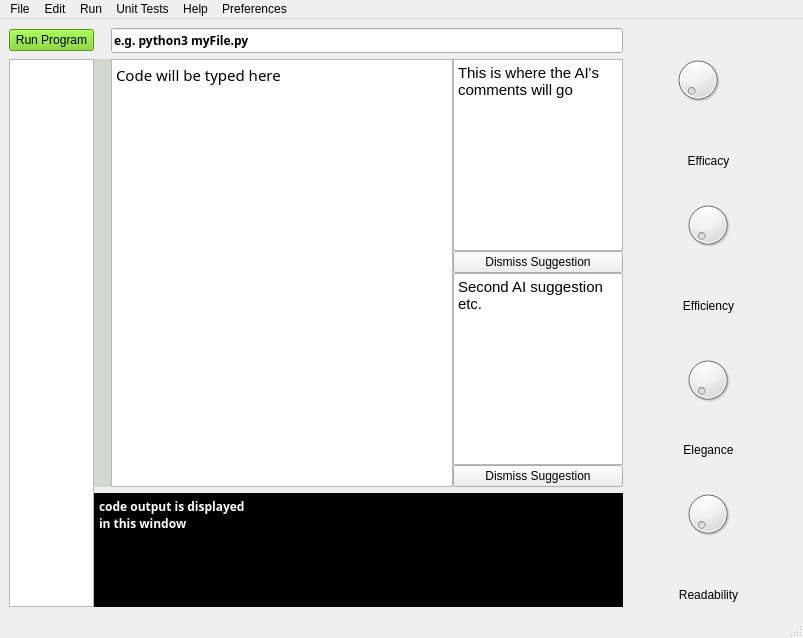
<?xml version="1.0" encoding="UTF-8"?>
<ui version="4.0">
 <class>MainWindow</class>
 <widget class="QMainWindow" name="MainWindow">
  <property name="geometry">
   <rect>
    <x>0</x>
    <y>0</y>
    <width>803</width>
    <height>638</height>
   </rect>
  </property>
  <property name="windowTitle">
   <string>ML Programming IDE</string>
  </property>
  <widget class="QWidget" name="centralwidget">
   <layout class="QGridLayout" name="gridLayout" rowstretch="1,15,0" columnstretch="10,2,40,20,20">
    <property name="horizontalSpacing">
     <number>0</number>
    </property>
    <item row="1" column="1">
     <widget class="QWidget" name="lineNumberArea_2" native="true">
      <property name="sizePolicy">
       <sizepolicy hsizetype="Preferred" vsizetype="Preferred">
        <horstretch>0</horstretch>
        <verstretch>4</verstretch>
       </sizepolicy>
      </property>
      <property name="styleSheet">
       <string notr="true">background-color:rgb(211, 215, 207)</string>
      </property>
     </widget>
    </item>
    <item row="1" column="0" rowspan="2">
     <widget class="QListWidget" name="listOfFilesMenu">
      <property name="sizePolicy">
       <sizepolicy hsizetype="Expanding" vsizetype="MinimumExpanding">
        <horstretch>0</horstretch>
        <verstretch>4</verstretch>
       </sizepolicy>
      </property>
     </widget>
    </item>
    <item row="1" column="2">
     <widget class="QTextEdit" name="activeFileTextbox">
      <property name="sizePolicy">
       <sizepolicy hsizetype="Expanding" vsizetype="Expanding">
        <horstretch>0</horstretch>
        <verstretch>4</verstretch>
       </sizepolicy>
      </property>
      <property name="font">
       <font>
        <family>Tlwg Mono</family>
        <pointsize>11</pointsize>
        <weight>50</weight>
        <italic>false</italic>
        <bold>false</bold>
        <stylestrategy>PreferAntialias</stylestrategy>
       </font>
      </property>
      <property name="styleSheet">
       <string notr="true"/>
      </property>
      <property name="html">
       <string>&lt;!DOCTYPE HTML PUBLIC &quot;-//W3C//DTD HTML 4.0//EN&quot; &quot;http://www.w3.org/TR/REC-html40/strict.dtd&quot;&gt;
&lt;html&gt;&lt;head&gt;&lt;meta name=&quot;qrichtext&quot; content=&quot;1&quot; /&gt;&lt;style type=&quot;text/css&quot;&gt;
p, li { white-space: pre-wrap; }
&lt;/style&gt;&lt;/head&gt;&lt;body style=&quot; font-family:'Tlwg Mono'; font-size:11pt; font-weight:400; font-style:normal;&quot;&gt;
&lt;p style=&quot; margin-top:0px; margin-bottom:0px; margin-left:0px; margin-right:0px; -qt-block-indent:0; text-indent:0px;&quot;&gt;Code will be typed here&lt;/p&gt;
&lt;p style=&quot;-qt-paragraph-type:empty; margin-top:0px; margin-bottom:0px; margin-left:0px; margin-right:0px; -qt-block-indent:0; text-indent:0px;&quot;&gt;&lt;br /&gt;&lt;/p&gt;&lt;/body&gt;&lt;/html&gt;</string>
      </property>
      <property name="tabStopWidth">
       <number>40</number>
      </property>
     </widget>
    </item>
    <item row="0" column="4" rowspan="3">
     <layout class="QVBoxLayout" name="verticalLayout" stretch="5,1,5,1,5,1,5,1">
      <item>
       <widget class="QWidget" name="widget" native="true">
        <widget class="QDial" name="dial">
         <property name="geometry">
          <rect>
           <x>50</x>
           <y>20</y>
           <width>50</width>
           <height>64</height>
          </rect>
         </property>
        </widget>
       </widget>
      </item>
      <item>
       <widget class="QLabel" name="label">
        <property name="text">
         <string>Efficacy</string>
        </property>
        <property name="alignment">
         <set>Qt::AlignCenter</set>
        </property>
       </widget>
      </item>
      <item>
       <widget class="QWidget" name="widget_2" native="true">
        <widget class="QDial" name="dial_2">
         <property name="geometry">
          <rect>
           <x>60</x>
           <y>20</y>
           <width>50</width>
           <height>64</height>
          </rect>
         </property>
        </widget>
       </widget>
      </item>
      <item>
       <widget class="QLabel" name="label_2">
        <property name="text">
         <string>Efficiency</string>
        </property>
        <property name="alignment">
         <set>Qt::AlignCenter</set>
        </property>
       </widget>
      </item>
      <item>
       <widget class="QWidget" name="widget_3" native="true">
        <widget class="QDial" name="dial_3">
         <property name="geometry">
          <rect>
           <x>60</x>
           <y>30</y>
           <width>50</width>
           <height>64</height>
          </rect>
         </property>
        </widget>
       </widget>
      </item>
      <item>
       <widget class="QLabel" name="label_3">
        <property name="text">
         <string>Elegance</string>
        </property>
        <property name="alignment">
         <set>Qt::AlignCenter</set>
        </property>
       </widget>
      </item>
      <item>
       <widget class="QWidget" name="widget_4" native="true">
        <widget class="QDial" name="dial_4">
         <property name="geometry">
          <rect>
           <x>60</x>
           <y>20</y>
           <width>50</width>
           <height>64</height>
          </rect>
         </property>
        </widget>
       </widget>
      </item>
      <item>
       <widget class="QLabel" name="label_4">
        <property name="text">
         <string>Readability</string>
        </property>
        <property name="alignment">
         <set>Qt::AlignCenter</set>
        </property>
       </widget>
      </item>
     </layout>
    </item>
    <item row="1" column="3">
     <layout class="QVBoxLayout" name="verticalLayout_2" stretch="0,0,0">
      <item>
       <layout class="QVBoxLayout" name="verticalLayout_3">
        <property name="sizeConstraint">
         <enum>QLayout::SetFixedSize</enum>
        </property>
        <item>
         <widget class="QTextBrowser" name="textBrowser">
          <property name="font">
           <font>
            <weight>50</weight>
            <bold>false</bold>
           </font>
          </property>
          <property name="html">
           <string>&lt;!DOCTYPE HTML PUBLIC &quot;-//W3C//DTD HTML 4.0//EN&quot; &quot;http://www.w3.org/TR/REC-html40/strict.dtd&quot;&gt;
&lt;html&gt;&lt;head&gt;&lt;meta name=&quot;qrichtext&quot; content=&quot;1&quot; /&gt;&lt;style type=&quot;text/css&quot;&gt;
p, li { white-space: pre-wrap; }
&lt;/style&gt;&lt;/head&gt;&lt;body style=&quot; font-family:'Ubuntu'; font-size:11pt; font-weight:400; font-style:normal;&quot;&gt;
&lt;p style=&quot; margin-top:0px; margin-bottom:0px; margin-left:0px; margin-right:0px; -qt-block-indent:0; text-indent:0px;&quot;&gt;This is where the AI's comments will go&lt;/p&gt;
&lt;p style=&quot; margin-top:0px; margin-bottom:0px; margin-left:0px; margin-right:0px; -qt-block-indent:0; text-indent:0px;&quot;&gt;		&lt;/p&gt;&lt;/body&gt;&lt;/html&gt;</string>
          </property>
         </widget>
        </item>
        <item>
         <widget class="QPushButton" name="pushButton">
          <property name="text">
           <string>Dismiss Suggestion</string>
          </property>
         </widget>
        </item>
       </layout>
      </item>
      <item>
       <widget class="QTextBrowser" name="textBrowser_2">
        <property name="html">
         <string>&lt;!DOCTYPE HTML PUBLIC &quot;-//W3C//DTD HTML 4.0//EN&quot; &quot;http://www.w3.org/TR/REC-html40/strict.dtd&quot;&gt;
&lt;html&gt;&lt;head&gt;&lt;meta name=&quot;qrichtext&quot; content=&quot;1&quot; /&gt;&lt;style type=&quot;text/css&quot;&gt;
p, li { white-space: pre-wrap; }
&lt;/style&gt;&lt;/head&gt;&lt;body style=&quot; font-family:'Ubuntu'; font-size:11pt; font-weight:400; font-style:normal;&quot;&gt;
&lt;p style=&quot; margin-top:0px; margin-bottom:0px; margin-left:0px; margin-right:0px; -qt-block-indent:0; text-indent:0px;&quot;&gt;Second AI suggestion etc.	&lt;/p&gt;&lt;/body&gt;&lt;/html&gt;</string>
        </property>
       </widget>
      </item>
      <item>
       <widget class="QPushButton" name="pushButton_2">
        <property name="text">
         <string>Dismiss Suggestion</string>
        </property>
       </widget>
      </item>
     </layout>
    </item>
    <item row="2" column="1" colspan="3">
     <widget class="QPlainTextEdit" name="outputWindow">
      <property name="font">
       <font>
        <family>Tlwg Mono</family>
        <weight>75</weight>
        <bold>true</bold>
       </font>
      </property>
      <property name="styleSheet">
       <string notr="true">background-color:black;color:white;</string>
      </property>
      <property name="readOnly">
       <bool>true</bool>
      </property>
      <property name="plainText">
       <string>code output is displayed 
in this window
</string>
      </property>
     </widget>
    </item>
    <item row="0" column="0">
     <widget class="QPushButton" name="runButton">
      <property name="sizePolicy">
       <sizepolicy hsizetype="Minimum" vsizetype="Fixed">
        <horstretch>0</horstretch>
        <verstretch>1</verstretch>
       </sizepolicy>
      </property>
      <property name="styleSheet">
       <string notr="true">background-color:rgb(115, 210, 22);</string>
      </property>
      <property name="text">
       <string>Run Program</string>
      </property>
     </widget>
    </item>
    <item row="0" column="2" colspan="2">
     <widget class="QLineEdit" name="runCommandBox">
      <property name="font">
       <font>
        <family>Tlwg Mono</family>
        <weight>75</weight>
        <bold>true</bold>
       </font>
      </property>
      <property name="text">
       <string>e.g. python3 myFile.py</string>
      </property>
     </widget>
    </item>
   </layout>
  </widget>
  <widget class="QMenuBar" name="menubar">
   <property name="geometry">
    <rect>
     <x>0</x>
     <y>0</y>
     <width>803</width>
     <height>22</height>
    </rect>
   </property>
   <widget class="QMenu" name="menuFile">
    <property name="title">
     <string>File</string>
    </property>
    <addaction name="actionOpen_Project"/>
    <addaction name="actionSave_Project"/>
    <addaction name="actionNew_Project"/>
    <addaction name="separator"/>
    <addaction name="actionNew_File"/>
    <addaction name="actionAdd_File_to_Project"/>
   </widget>
   <widget class="QMenu" name="menuEdit">
    <property name="title">
     <string>Edit</string>
    </property>
    <addaction name="actionCopy"/>
    <addaction name="actionPaste"/>
    <addaction name="actionFind_Replace"/>
    <addaction name="actionFormat_Code"/>
   </widget>
   <widget class="QMenu" name="menuRun">
    <property name="title">
     <string>Run</string>
    </property>
    <addaction name="actionExecute_Project"/>
   </widget>
   <widget class="QMenu" name="menuUnit_Tests">
    <property name="title">
     <string>Unit Tests</string>
    </property>
    <addaction name="actionEnter_Unit_Tests"/>
    <addaction name="actionDisplay_Test_Results"/>
   </widget>
   <widget class="QMenu" name="menuHelp">
    <property name="title">
     <string>Help</string>
    </property>
    <addaction name="actionShow_Tutorial"/>
   </widget>
   <widget class="QMenu" name="menuPreferences">
    <property name="title">
     <string>Preferences</string>
    </property>
   </widget>
   <addaction name="menuFile"/>
   <addaction name="menuEdit"/>
   <addaction name="menuRun"/>
   <addaction name="menuUnit_Tests"/>
   <addaction name="menuHelp"/>
   <addaction name="menuPreferences"/>
  </widget>
  <widget class="QStatusBar" name="statusbar"/>
  <action name="actionOpen_Project">
   <property name="text">
    <string>Open Project</string>
   </property>
   <property name="shortcut">
    <string>Ctrl+O</string>
   </property>
  </action>
  <action name="actionSave_Project">
   <property name="text">
    <string>Save Project</string>
   </property>
   <property name="shortcut">
    <string>Ctrl+S</string>
   </property>
  </action>
  <action name="actionNew_Project">
   <property name="text">
    <string>New Project</string>
   </property>
   <property name="shortcut">
    <string>Ctrl+Shift+N</string>
   </property>
  </action>
  <action name="actionNew_File">
   <property name="text">
    <string>New File</string>
   </property>
   <property name="shortcut">
    <string>Ctrl+N</string>
   </property>
  </action>
  <action name="actionAdd_File_to_Project">
   <property name="text">
    <string>Add File to Project</string>
   </property>
   <property name="shortcut">
    <string>Ctrl+Shift+O</string>
   </property>
  </action>
  <action name="actionCopy">
   <property name="text">
    <string>Copy</string>
   </property>
   <property name="shortcut">
    <string>Ctrl+C</string>
   </property>
  </action>
  <action name="actionPaste">
   <property name="text">
    <string>Paste</string>
   </property>
   <property name="shortcut">
    <string>Ctrl+V</string>
   </property>
  </action>
  <action name="actionFind_Replace">
   <property name="text">
    <string>Find/Replace</string>
   </property>
   <property name="shortcut">
    <string>Ctrl+F</string>
   </property>
  </action>
  <action name="actionFormat_Code">
   <property name="text">
    <string>Format Code</string>
   </property>
   <property name="shortcut">
    <string>F6</string>
   </property>
  </action>
  <action name="actionExecute_Project">
   <property name="text">
    <string>Execute Project</string>
   </property>
   <property name="shortcut">
    <string>F5</string>
   </property>
  </action>
  <action name="actionEnter_Unit_Tests">
   <property name="text">
    <string>Enter Unit Tests</string>
   </property>
   <property name="shortcut">
    <string>Ctrl+T</string>
   </property>
  </action>
  <action name="actionDisplay_Test_Results">
   <property name="text">
    <string>Display Test Results</string>
   </property>
   <property name="shortcut">
    <string>Ctrl+R</string>
   </property>
  </action>
  <action name="actionShow_Tutorial">
   <property name="text">
    <string>Show Tutorial</string>
   </property>
   <property name="shortcut">
    <string>F12</string>
   </property>
  </action>
 </widget>
 <resources/>
 <connections/>
</ui>
